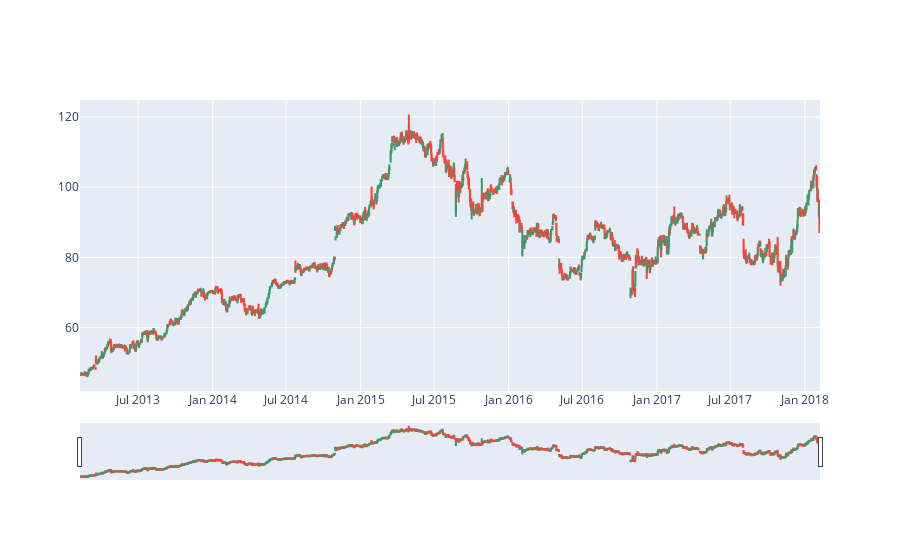

This figure's notebook cell:
### Code cell
candlestick.show()

### Figure 1 — Plotly figure (JSON) as saved in the notebook; plotly's stock layout.template omitted (floating-point values rounded to 4 significant figures; data arrays with more than 128 entries replaced by an {"elided": "..."} marker saying what was removed)
{"data": [{"close": {"elided": "1259 float values"}, "high": {"elided": "1259 float values"}, "low": {"elided": "1259 float values"}, "open": {"elided": "1259 float values"}, "type": "candlestick", "x": {"elided": "1259 str values"}}], "layout": {}}
